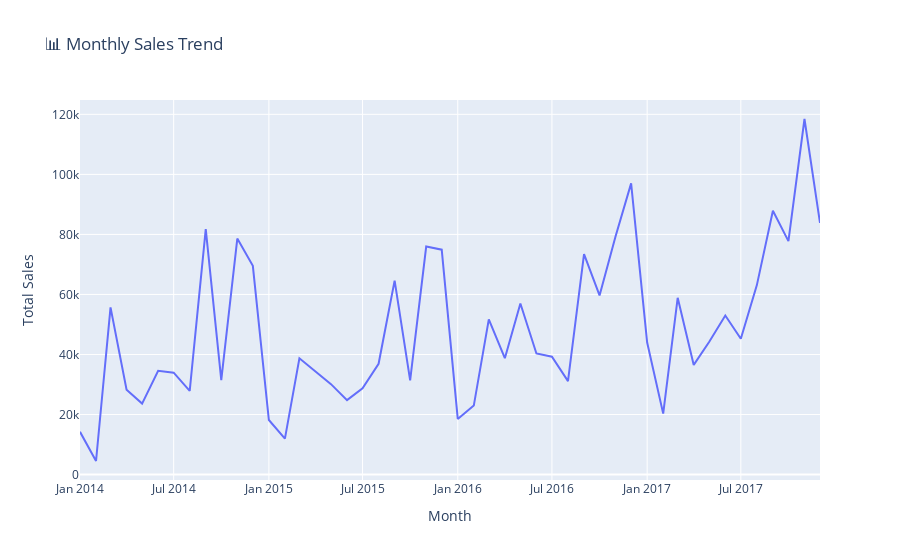

Notebook code cell kept with this figure:
### Markdown cell above
## 📈 Monthly Sales Trends

Let’s visualize the monthly sales to identify trends over time.  
This helps us see seasonal patterns and overall business growth.

### Code cell
import plotly.express as px

# Aggregate monthly sales and profit
monthly_sales = df.groupby('Order Month').agg(
    total_sales=('Sales', 'sum'),
    total_profit=('Profit', 'sum')
).reset_index()

# Convert Period to Timestamp for plotting
monthly_sales['Order Month'] = monthly_sales['Order Month'].dt.to_timestamp()

# Line chart with Plotly
fig_monthly = px.line(
    monthly_sales, x='Order Month', y='total_sales',
    title='📊 Monthly Sales Trend',
    labels={'total_sales': 'Total Sales', 'Order Month': 'Month'}
)

fig_monthly.show()
